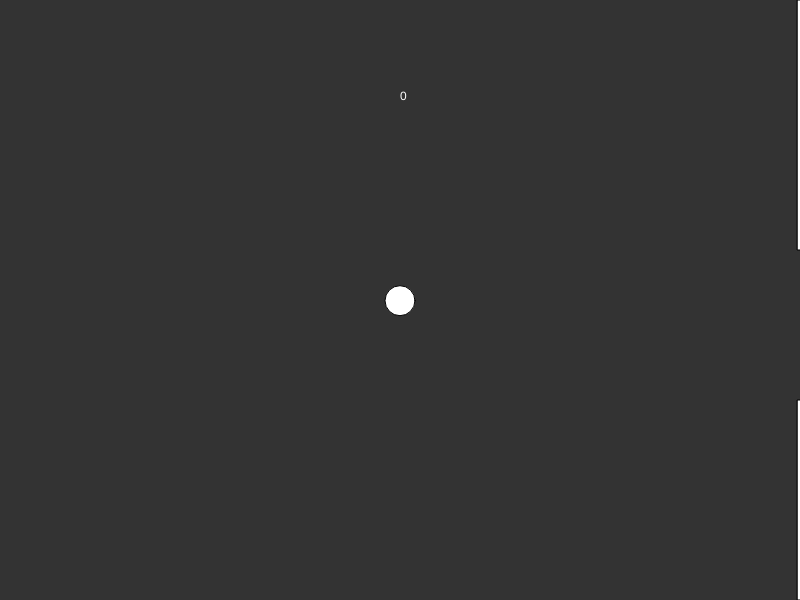
Frame 1 (no input)
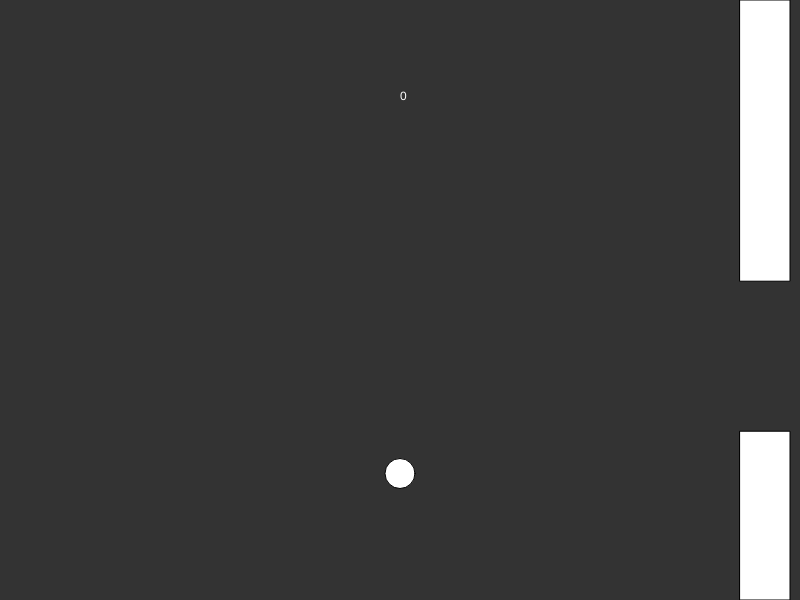
Frame 60 (no input)
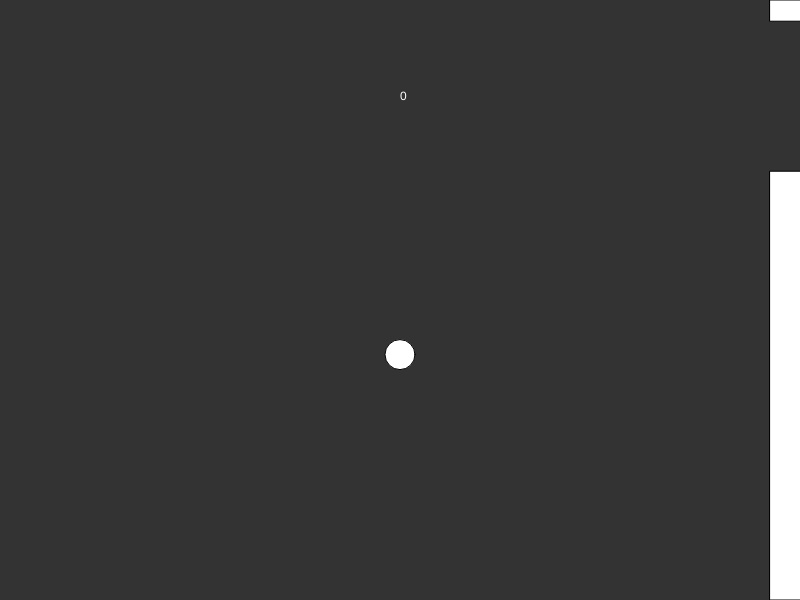
Frame 120 (the mouse pressed at the canvas centre since frame 60)

The p5.js sketch that drew these frames (run headless with seeded random() and noise() and a simulated clock; from frame 60 on, the mouse is pressed at the canvas centre):

// p5.js sketch
// ── sketch.js
var flappy;

var DIM_X = 800;
var DIM_Y = 600;
var borders;

function keyPressed() {
    if (keyCode == ENTER) {
        flappy.goUp();
    }
}

function create_flappy (){
    return new Bird(DIM_X/2, DIM_Y/2, 30, 10, 0.7);
}

function setup (){
    createCanvas(DIM_X,DIM_Y);
    flappy = create_flappy();
    borders = new BorderManager(DIM_X, DIM_Y, 250, 150, 50, 2.5);
}

function restart (){
    flappy = create_flappy();
    borders = new BorderManager(DIM_X, DIM_Y, 250, 150, 50, 2.5);
}

function draw(){
    background(51);
    borders.update();
    flappy.update(borders.borders, DIM_Y);
    if (!flappy.alive){
        restart();
    }
    borders.draw();
    flappy.draw();
    fill(255);
    text(flappy.score, DIM_X /2, 1/6 * DIM_Y);

}
// ── bird.js

function Bird (x, y, radius, jump, gravity){
    this.pos = createVector(x, y)  ;

    this.speed = createVector(0,0);
    this.jump = jump;

    this.radius = radius;
    this.gravity = createVector(0,gravity);
    this.up = createVector(0,-this.jump );
    this.alive = true;
    this.score = 0;

    this.goUp = function(){
        this.speed = this.up.copy();
    };

    this.draw = function (){
        ellipse(this.pos.x, this.pos.y, this.radius, this.radius);
    };

    this.applyGravity = function (){
        this.speed.add(this.gravity);
    };

    this.checkborder = function (borders, max_height){
        if (this.pos.y > max_height - this.radius/2)
            return true;
        else {
            for (border of borders){
                if (this.pos.x + this.radius /2 > border.pos.x && this.pos.x - this.radius/2< border.pos.x + border.width){
                    if (this.pos.y - radius/2  < border.height1)
                        return true;
                    if (this.pos.y + radius/2 > border.height1 + border.gap)
                        return true;
                    if (!border.passed){
                        this.score ++;
                    }
                    border.passed = true;
                }
            }
        }
        return false;
    };

    this.update = function (borders, max_height){
        this.applyGravity();
        this.speed.limit(this.jump);
        this.pos.add(this.speed);
        if (this.checkborder(borders, max_height)){
            this.alive = false;
        }
    };
}
// ── border.js
function Border (x, width, gap,  height1, height2, speed){

    this.pos = createVector(x,0);
    this.speed = createVector(-speed,0);
    this.gap = gap;
    this.height1 = height1;
    this.height2= height2;

    this.width = width;
    this.height = height;
    this.passed = false;

    this.update = function(){
        this.pos.add(this.speed);
    };

    this.draw = function(){
        rect(this.pos.x, 0, this.width, this.height1);
        rect(this.pos.x, this.height1 + this.gap, this.width, this.height2);
    }
}
// ── borderManager.js
function BorderManager (dim_x,dim_y, space_between, gap, border_width, border_speed){
    this.space_between = space_between;
    this.border_width = border_width;
    this.gap = gap;
    this.borders = [];

    for (var i = dim_x; i < 2*dim_x; i += this.space_between){
        var height = random(dim_y - this.gap - dim_y/6);
        this.borders.push(new Border(i, this.border_width, this.gap, height, dim_y - gap - height, border_speed));
    }

    this.update = function(){
        for (var i = 0; i < this.borders.length; i++){
            var border = this.borders[i];
            border.update();
            if (border.pos.x + border.width < 0){
                var height = random(dim_y - this.gap);
                this.borders.splice(0,1);
                this.borders.push(new Border(dim_x + 2*this.border_width, this.border_width, this.gap, height, dim_y - gap - height, border_speed));
            }
        }
    };

    this.draw = function(){
        for (border of this.borders){
            border.draw();
        }
    }
}
